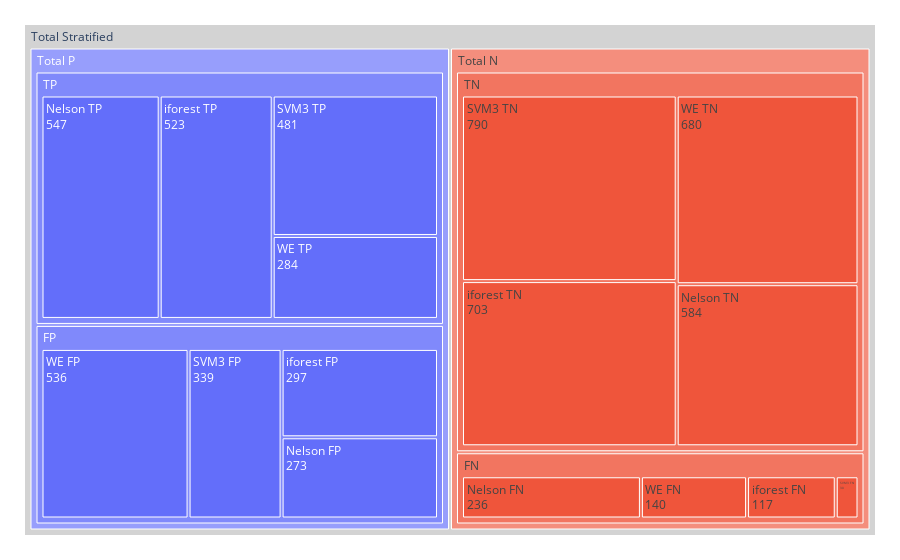

Notebook code cell kept with this figure:
### Code cell
fig2 = go.Figure(go.Treemap(
    labels = ["Total Stratified"
    ,"Total P","Total N"
    ,'TP', 'FP', 'TN', 'FN'
    ,"WE TP","WE FP", "WE TN", "WE FN"
    ,"Nelson TP","Nelson FP", "Nelson TN", "Nelson FN"
    ,"iforest TP","iforest FP", "iforest TN", "iforest FN"
    ,"SVM3 TP","SVM3 FP", "SVM3 TN", "SVM3 FN"],
    parents = [""
    ,"Total Stratified","Total Stratified"
    ,"Total P","Total P", "Total N", "Total N"
    ,'TP', 'FP', 'TN', 'FN'
    ,'TP', 'FP', 'TN', 'FN'
    ,'TP', 'FP', 'TN', 'FN'
    ,'TP', 'FP', 'TN', 'FN'
    ,'TP', 'FP', 'TN', 'FN'],
    root_color="lightgrey",
    values=[np.sum(cm_perfect_normal)*4, 
    cm_perfect_Stratified[1,1]*4, cm_perfect_Stratified[0,0]*4,
    np.sum([cm_Stratified[0][1,1], cm_Stratified[1][1,1], cm_Stratified[2][1,1], cm_Stratified[3][1,1]]),
    np.sum([cm_Stratified[0][1,0], cm_Stratified[1][1,0], cm_Stratified[2][1,0], cm_Stratified[3][1,0]]),
    np.sum([cm_Stratified[0][0,0],  cm_Stratified[1][0,0], cm_Stratified[2][0,0], cm_Stratified[3][0,0]]),
    np.sum([cm_Stratified[0][0,1], cm_Stratified[1][0,1], cm_Stratified[2][0,1], cm_Stratified[3][0,1]]),
    cm_Stratified[0][1,1], cm_Stratified[0][1,0], cm_Stratified[0][0,0], cm_Stratified[0][0,1],
    cm_Stratified[1][1,1], cm_Stratified[1][1,0], cm_Stratified[1][0,0], cm_Stratified[1][0,1],
    cm_Stratified[2][1,1], cm_Stratified[2][1,0], cm_Stratified[2][0,0], cm_Stratified[2][0,1],
    cm_Stratified[3][1,1], cm_Stratified[3][1,0], cm_Stratified[3][0,0], cm_Stratified[3][0,1]],
    textinfo = "label+value",
    branchvalues='total'
))

fig2.update_layout(margin = dict(t=25, l=25, r=25, b=25))
fig2.show()

### Figure 1 — Plotly figure (JSON) as saved in the notebook; plotly's stock layout.template omitted (floating-point values rounded to 4 significant figures)
{"data": [{"branchvalues": "total", "labels": ["Total Stratified", "Total P", "Total N", "TP", "FP", "TN", "FN", "WE TP", "WE FP", "WE TN", "WE FN", "Nelson TP", "Nelson FP", "Nelson TN", "Nelson FN", "iforest TP", "iforest FP", "iforest TN", "iforest FN", "SVM3 TP", "SVM3 FP", "SVM3 TN", "SVM3 FN"], "parents": ["", "Total Stratified", "Total Stratified", "Total P", "Total P", "Total N", "Total N", "TP", "FP", "TN", "FN", "TP", "FP", "TN", "FN", "TP", "FP", "TN", "FN", "TP", "FP", "TN", "FN", "TP", "FP", "TN", "FN"], "root": {"color": "lightgrey"}, "textinfo": "label+value", "type": "treemap", "values": [6560, 3280, 3280, 1835, 1445, 2757, 523, 284, 536, 680, 140, 547, 273, 584, 236, 523, 297, 703, 117, 481, 339, 790, 30]}], "layout": {"margin": {"b": 25, "l": 25, "r": 25, "t": 25}}}
